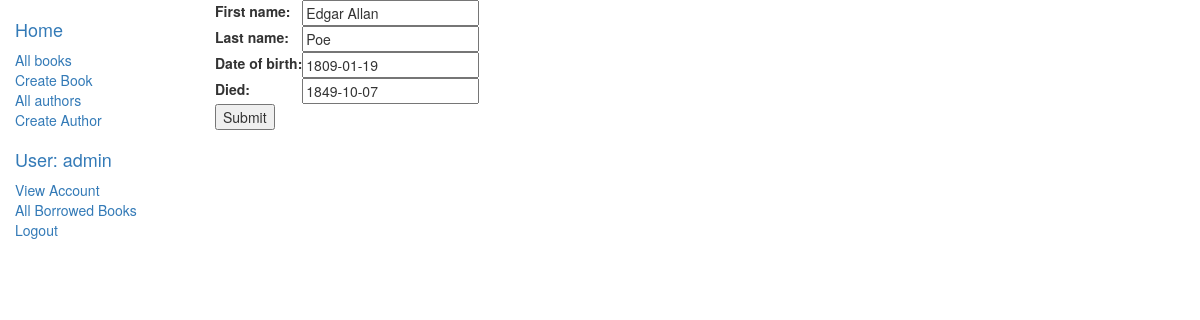
/catalog/author/5/update/ (signed in), run on the app's committed database.
### catalog/models.py (models this page shows, shortened)
class Author(models.Model):
	first_name = models.CharField(max_length=100)
	last_name = models.CharField(max_length=100)
	date_of_birth = models.DateField(null=True, blank=True)
	date_of_death = models.DateField('Died', null=True, blank=True)
	class Meta:
		ordering = ["last_name"]

### catalog/views.py (the view)
# urls.py: path('author/<int:pk>/update/', views.AuthorUpdate.as_view(), name='author_update'),
class AuthorUpdate(PermissionRequiredMixin, LoginRequiredMixin, UpdateView):
    model = Author
    permission_required = 'catalog.can_change_author'
    fields = ['first_name', 'last_name', 'date_of_birth', 'date_of_death']

### catalog/templates/catalog/author_form.html (shortened to what this page needs)
{% extends "base_generic.html" %}
{% block content %}
<form action="" method="post">
    <table>
    {{ form.as_table }}
    </table>
    <input type="submit" value="Submit" />
</form>
{% endblock %}

### catalog/templates/base_generic.html (shortened to what this page needs)
<!DOCTYPE html>
<html lang="en">
<head>
	<link rel="stylesheet" href="https://maxcdn.bootstrapcdn.com/bootstrap/3.3.7/css/bootstrap.min.css">
	{% load static %}
	<link rel="stylesheet" href="{% static 'css/styles.css' %}">
</head>
<body>
  <div class="container-fluid">
    <div class="row">
      <div class="col-sm-2">
      {% block sidebar %}
      <ul class="sidebar-nav">
          <li><a href="{% url 'index' %}"><h4>Home</h4></a></li>
          <li><a href="{% url 'books' %}">All books</a></li>
          {% if perms.catalog.can_add_book %}
          <li><a href="{% url 'book_create' %}">Create Book</a></li>
          {% endif %}
          <li><a href="{% url 'authors' %}">All authors</a></li>
          {% if perms.catalog.can_add_author %}
          <li><a href="{% url 'author_create' %}">Create Author</a></li>
          {% endif %}
      </ul>
      <ul class="sidebar-nav">
        {% if user.is_authenticated %}
          <li><a href="{% url 'index' %}"><h4>User: {{ user.get_username }}</h4></a></li>
          <li><a href="{% url 'myaccount' user.id%}">View Account</a></li>
          {% if perms.catalog.can_mark_returned %}
          <li><a href="{% url 'all-borrowed' %}">All Borrowed Books</a></li>
          {% else %}
          <li><a href="{% url 'my-borrowed' %}">My Borrowed Books</a></li>
          {% endif %}
          <li><a href="{% url 'logout'%}?next={{request.path}}">Logout</a></li>
        {% else %}
          <li><a href="{% url 'login'%}?next={{request.path}}">Login</a></li>
        {% endif%}
      </ul>
     {% endblock %}
      </div>
      <div class="col-sm-10 ">
      {% block content %}{% endblock %}
      </div>
    </div>
  </div>
</body>
</html>

### catalog/static/css/styles.css (style rules this page uses)
.sidebar-nav { margin-top: 20px; padding: 0px; list-style: none; }

### data on the page
Author: first_name "Edgar Allan", last_name "Poe", date_of_birth "1809-01-19", date_of_death "1849-10-07"

### other printed values
{{ user.get_username }} "admin"
